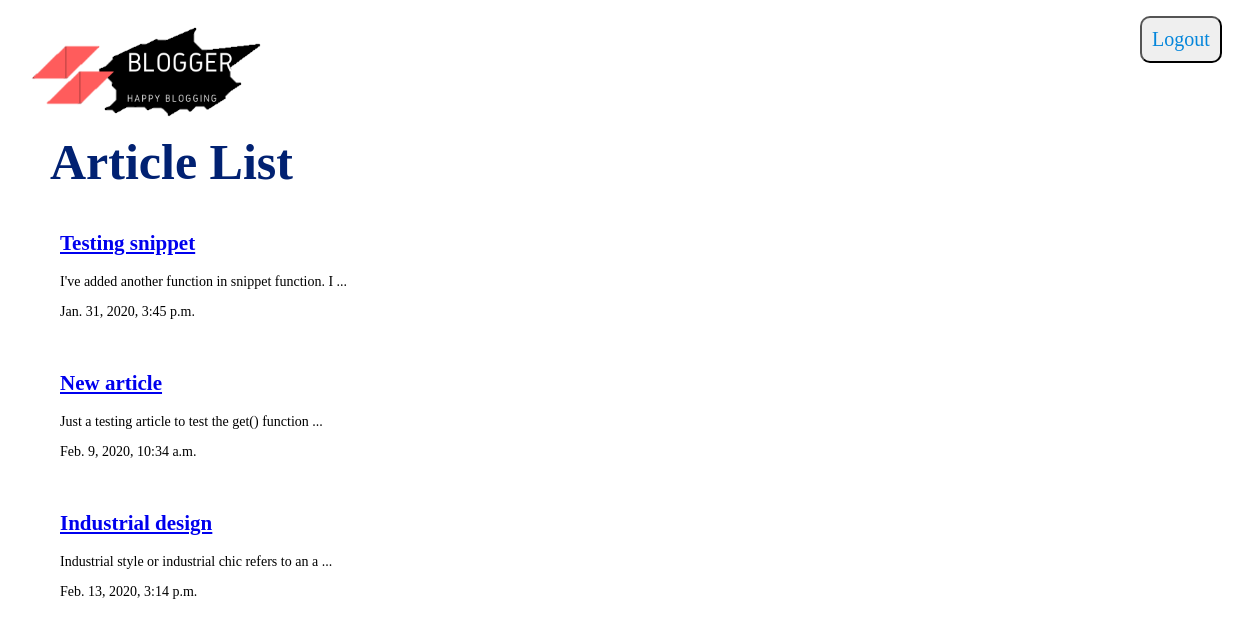
The app's page /articles/ with its own data.
### articles/models.py (models this page shows, shortened)
class Articles(models.Model):
    title = models.CharField(max_length = 100)
    slug = models.SlugField()
    body = models.TextField()
    date = models.DateTimeField(auto_now_add = True)
    thumb = models.ImageField(default='default.png',blank=True)
    def snippet(self):
        if len(self.body) < 51:
            return self.body[:50]
        elif len(self.body) > 50:
            return self.body[:50] + ' ...'

### articles/views.py (the view)
def article_list(request):
    articles = Articles.objects.all().order_by("date")
    return render(request, "articles/article_list.html", {"articles":articles})

### articles/templates/articles/article_list.html
{% extends 'base_layout.html' %}
{% block content %}
<h1>Article List</h1>
<div>
    {% for article in articles%}
        <div class="article">
            <h2><a href="{% url 'articles:details' slug=article.slug  %}">{{article.title}}</a></h2>
            <p>{{article.snippet}}</p>
            <p>{{article.date}}</p>
        </div>
    {% endfor %}
</div>
{% endblock %}

### templates/base_layout.html (shortened to what this page needs)
{%load static %}
<!DOCTYPE>
<html>
    <head>
        <link rel= "stylesheet" href="{% static 'styles.css' %}"></link>
    </head>
    <body>
    	<a href= "{% url 'articles:list' %}">
        	<img class= "image" src= "{% static 'LOGO.png' %}"/>
        </a>
        <nav>
            <ul>
                <form class="logout-link" action="{% url 'accounts:logout' %}" method="post">
                    <button class="buttonOne" type="submit">Logout</button>
                </form>
            </ul>
        </nav>
        <div class= "wrapper">
            {% block content %}
            {% endblock %}
        </div>
    </body>
</html>

### assets/styles.css (style rules this page uses)
* { position: relative; font-family: Comic Sans MS; }
html,body { width:100%; height:100%; padding:0px; margin:0px; background-image: url("https://www.netpremacy.com/wp-content/uploads/2018/09/Background-website-01.jpg"); background-size: cover; background-position: auto; background-color: rgba(500, 500, 500, 0.5); background-blend-mode: color; }
a .image { top: -100px; width: 350px; height: 350px; }
.wrapper h1 { left: 50px; top: -330px; display: inline-block; font-weight: bold; font-size: 50px; color: #012172; }
.wrapper .article { top: -350px; left: 50px; padding: 10px; font-size: 14px; }
.logout-link .buttonOne { top: -350px; left: 1100px; padding: 10px; display: inline-block; cursor: pointer; border-radius: 10px; background-color: ; color: #0486DB; transition: 0.5s ease-out; text-decoration: none; font-size: 20px; }

### records on screen
Articles: title "Testing snippet", snippet "I've added another function in snippet function. I ...", date "Jan. 31, 2020, 3:45 p.m."
Articles: title "New article", snippet "Just a testing article to test the get() function ...", date "Feb. 9, 2020, 10:34 a.m."
Articles: title "Industrial design", snippet "Industrial style or industrial chic refers to an a ...", date "Feb. 13, 2020, 3:14 p.m."
